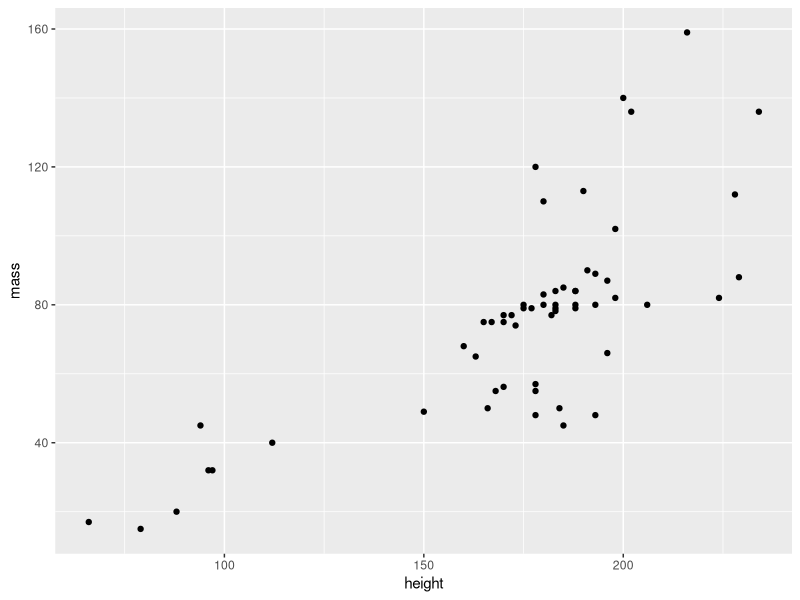

Source code (R):
## ---- chunk 1
1 + 1
## ---- chunk 2
#| message: false
#| warning: false
# library(ggplot2)
library(tidyverse)
starwars %>% 
  filter(mass < 500) %>% 
  ggplot() +
  geom_point(aes(height, mass)) 
